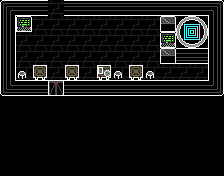

Tiled map render using the project's own tile images. Description and the whole map definition, tile-layer contents included, below:
An orthogonal 14x11 tile map with 16x16 px tiles, 4 tile layers (Events, Ground, Details, TopDetails).

<map version="1.2" tiledversion="1.2.1" orientation="orthogonal" renderorder="right-down" width="14" height="11" tilewidth="16" tileheight="16" infinite="0" nextlayerid="6" nextobjectid="1">
 <tileset firstgid="1" name="PhageCity" tilewidth="16" tileheight="16" tilecount="120" columns="8">
  <image source="PhageCity.png" width="128" height="240" />
  <tile id="2">
   <properties>
    <property name="Event" value="Door" />
   </properties>
  </tile>
  <tile id="7">
   <properties>
    <property name="Event" value="Collide" />
   </properties>
  </tile>
  <tile id="16">
   <properties>
    <property name="Event" value="Botfield" />
   </properties>
  </tile>
  <tile id="24">
   <properties>
    <property name="Event" value="Sequ" />
   </properties>
  </tile>
  <tile id="25">
   <properties>
    <property name="Event" value="Brute" />
   </properties>
  </tile>
  <tile id="26">
   <properties>
    <property name="Event" value="Robo" />
   </properties>
  </tile>
 </tileset>
 <layer id="3" name="Events" width="14" height="11">
  <properties>
   <property name="visible" type="bool" value="false" />
  </properties>
  <data encoding="csv">
0,0,8,3,8,8,8,8,8,8,0,0,0,0,
0,8,0,0,0,0,0,0,0,0,8,17,0,0,
8,25,0,0,0,0,0,0,0,27,8,0,0,0,
8,0,0,0,0,0,0,0,0,0,8,8,8,0,
8,0,8,0,8,0,8,0,8,0,0,0,0,8,
0,8,8,8,8,8,8,8,8,8,8,8,8,0,
0,0,0,0,0,0,0,0,0,0,0,0,0,0,
0,0,0,0,0,0,0,0,0,0,0,0,0,0,
0,0,0,0,0,0,0,0,0,0,0,0,0,0,
0,0,0,0,0,0,0,0,0,0,0,0,0,0,
0,0,0,0,0,0,0,0,0,0,0,0,0,0
</data>
 </layer>
 <layer id="1" name="Ground" width="14" height="11">
  <data encoding="csv">
5,6,6,4,6,6,6,6,6,6,6,6,6,7,
13,1,4,4,4,4,4,4,4,4,8,17,18,15,
13,4,4,4,4,4,4,4,4,4,1,19,20,15,
13,4,4,4,4,4,4,4,4,4,8,22,22,15,
13,4,4,4,4,4,4,4,4,4,4,4,4,15,
21,22,22,22,22,22,22,22,22,22,22,22,22,23,
39,39,39,39,39,39,39,39,39,39,39,39,39,39,
39,39,39,39,39,39,39,39,39,39,39,39,39,39,
39,39,39,39,39,39,39,39,39,39,39,39,39,39,
39,39,39,39,39,39,39,39,39,39,39,39,39,39,
39,39,39,39,39,39,39,39,39,39,39,39,39,39
</data>
 </layer>
 <layer id="4" name="Details" width="14" height="11">
  <data encoding="csv">
0,0,0,0,0,0,0,0,0,0,0,0,0,0,
0,0,0,0,0,0,0,0,0,0,0,0,0,0,
0,0,0,0,0,0,0,0,0,0,0,0,0,0,
0,0,0,0,0,0,0,0,0,0,0,0,0,0,
0,0,43,0,43,0,43,0,43,0,0,0,0,0,
0,0,0,81,0,0,0,0,0,0,0,0,0,0,
0,0,0,0,0,0,0,0,0,0,0,0,0,0,
0,0,0,0,0,0,0,0,0,0,0,0,0,0,
0,0,0,0,0,0,0,0,0,0,0,0,0,0,
0,0,0,0,0,0,0,0,0,0,0,0,0,0,
0,0,0,0,0,0,0,0,0,0,0,0,0,0
</data>
 </layer>
 <layer id="5" name="TopDetails" width="14" height="11">
  <data encoding="csv">
0,0,0,0,0,0,0,0,0,0,0,0,0,0,
0,0,0,0,0,0,0,0,0,0,0,0,0,0,
0,0,0,0,0,0,0,0,0,0,0,0,0,0,
0,0,0,0,0,0,0,0,0,0,0,0,0,0,
0,55,0,0,0,0,54,55,0,55,0,0,0,0,
0,0,0,0,0,0,0,0,0,0,0,0,0,0,
0,0,0,0,0,0,0,0,0,0,0,0,0,0,
0,0,0,0,0,0,0,0,0,0,0,0,0,0,
0,0,0,0,0,0,0,0,0,0,0,0,0,0,
0,0,0,0,0,0,0,0,0,0,0,0,0,0,
0,0,0,0,0,0,0,0,0,0,0,0,0,0
</data>
 </layer>
</map>
